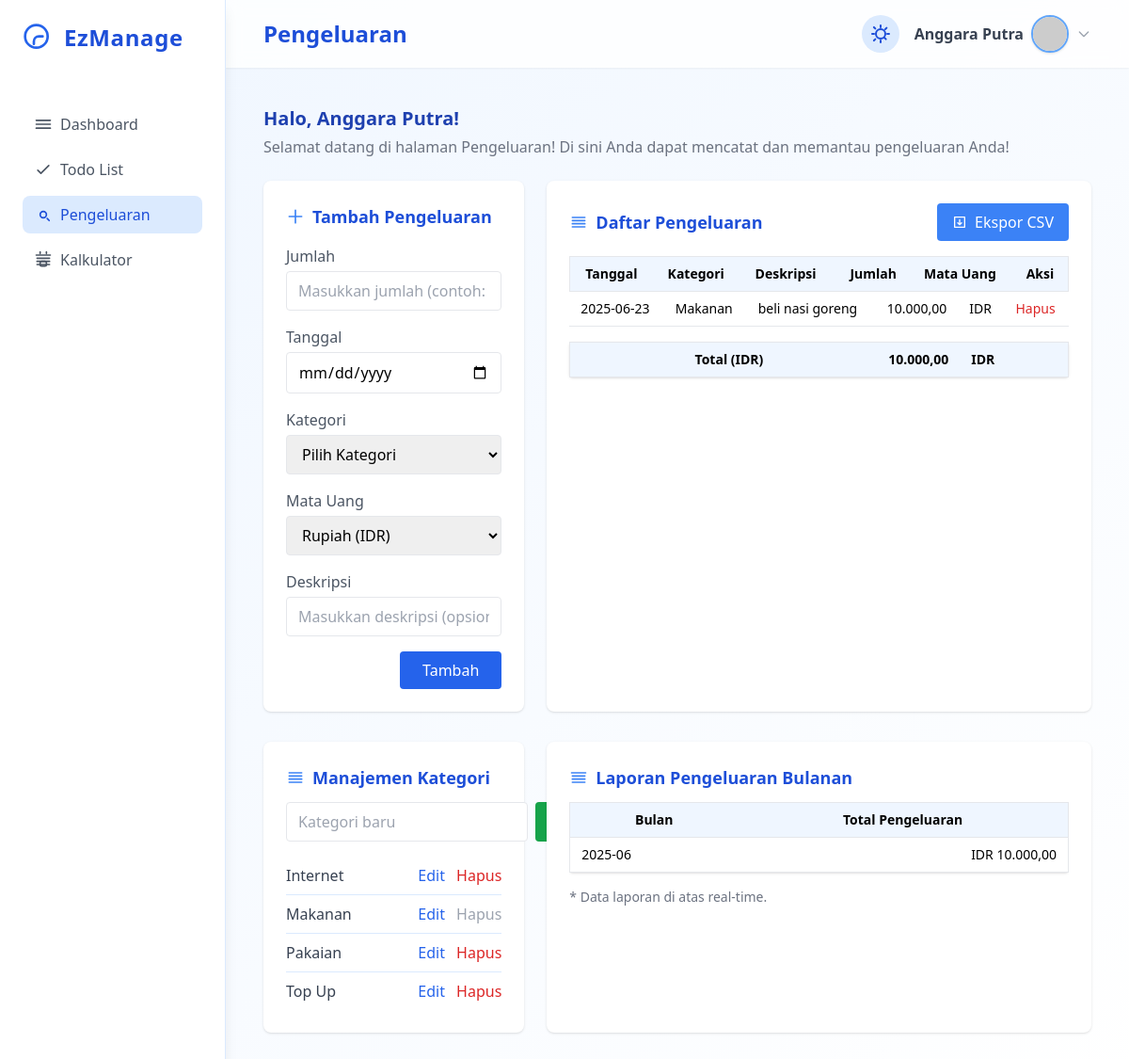
Page /expenses.php (signed in) on the committed database.
### tables this page shows
CREATE TABLE `users` (
  `id` int NOT NULL,
  `username` varchar(50) NOT NULL,
  `fullname` varchar(100) NOT NULL,
  `email` varchar(100) NOT NULL,
  `city` varchar(20) NOT NULL,
  `password_hash` varchar(255) NOT NULL,
  `profile_pic` varchar(100) NOT NULL,
  `created_at` datetime DEFAULT CURRENT_TIMESTAMP
);

CREATE TABLE `expenses` (
  `id` int NOT NULL,
  `user_id` int NOT NULL,
  `amount` decimal(10,2) NOT NULL,
  `currency` varchar(5) NOT NULL,
  `date` date NOT NULL,
  `category_id` int DEFAULT NULL,
  `description` text,
  `created_at` datetime DEFAULT CURRENT_TIMESTAMP
);

CREATE TABLE `categories_expenses` (
  `id` int NOT NULL,
  `user_id` int NOT NULL,
  `name` varchar(100) NOT NULL,
  `created_at` datetime DEFAULT CURRENT_TIMESTAMP
);

### expenses.php (the view, shortened to what the rows shown need)
<?php
require_once 'functions/functions.php';
$user_login = $_SESSION['user'];
$user_id = $user_login['id'];
$categories = [];
$res = dbquery("SELECT id, name FROM categories_expenses WHERE user_id=$user_id ORDER BY name");
while ($row = mysqli_fetch_assoc($res)) {
    $categories[] = ['id' => $row['id'], 'name' => $row['name']];
}
$expenses = [];
$res = dbquery("SELECT e.id, e.date, c.name as category, e.description, e.amount, e.category_id FROM expenses e LEFT JOIN categories_expenses c ON e.category_id = c.id WHERE e.user_id=$user_id ORDER BY e.date DESC");
while ($row = mysqli_fetch_assoc($res)) {
    $expenses[] = [
        'id' => $row['id'],
        'date' => $row['date'],
        'category' => $row['category'],
        'description' => $row['description'],
        'amount' => $row['amount'],
        'currency' => 'IDR'
    ];
}
$user = get_user_by_id($user_login['id']);
$profilePic = !empty($user['profile_pic']) && file_exists('assets/profiles/' . $user['profile_pic'])
    ? 'assets/profiles/' . $user['profile_pic']
    : 'https://ui-avatars.com/api/?name=' . urlencode($user['fullname']) . '&background=4f8ef7&color=fff';
?>
<!DOCTYPE html>
<html lang="en">
<head>
    <script src="https://cdn.tailwindcss.com"></script>
</head>
<body class="bg-gradient-to-br from-blue-50 to-white min-h-screen font-sans dark:bg-gradient-to-br dark:from-gray-900 dark:to-gray-800">
    <div class="flex min-h-screen">
        <div class="flex-1 flex flex-col md:ml-60 ml-20">
            <header class="bg-white/80 backdrop-blur shadow-sm flex items-center justify-between px-4 md:px-10 py-4 sticky top-0 z-20 dark:bg-gray-900/80 dark:shadow-gray-900/30">
                <h1 class="text-xl md:text-2xl font-bold text-blue-700 dark:text-blue-200">Pengeluaran</h1>
                <div class="flex items-center gap-4">
                    <div class="relative">
                        <button id="profileDropdownBtn" class="flex items-center gap-2 focus:outline-none group">
                            <span class="font-semibold text-gray-700 hidden md:inline dark:text-gray-200"><?= htmlspecialchars(get_user_by_id($user_login['id'])['fullname']) ?></span>
                            <img id="profileImage" src="<?= htmlspecialchars($profilePic) ?>" alt="Profile" class="w-9 h-9 md:w-10 md:h-10 rounded-full border-2 border-blue-400 shadow object-cover">
                            <svg class="w-4 h-4 text-gray-400 group-hover:text-blue-500 dark:text-gray-300 dark:group-hover:text-blue-300" fill="none" stroke="currentColor" stroke-width="2" viewBox="0 0 24 24">
                                <path stroke-linecap="round" stroke-linejoin="round" d="M19 9l-7 7-7-7" />
                            </svg>
                        </button>
                    </div>
                </div>
            </header>
            <main class="flex-1 p-2 md:p-6 lg:p-10 max-w-full w-full">
                <div class="mb-6">
                    <h2 class="text-lg md:text-xl font-semibold text-blue-800 mb-1 dark:text-blue-200">
                        Halo, <?= htmlspecialchars(get_user_by_id($user_login['id'])['fullname']) ?>!
                    </h2>
                    <p class="text-gray-500 dark:text-gray-300">
                        Selamat datang di halaman Pengeluaran! Di sini Anda dapat mencatat dan memantau pengeluaran Anda!
                    </p>
                </div>
                <div class="grid grid-cols-1 lg:grid-cols-3 gap-6 mb-8">
                    <section class="col-span-2 bg-white rounded-lg shadow p-6 dark:bg-gray-900 dark:border dark:border-gray-800 flex flex-col h-full">
                        <div class="overflow-x-auto">
                            <div class="relative">
                                <table class="min-w-full bg-white border rounded shadow text-sm dark:bg-gray-900 dark:border-gray-800 dark:text-gray-100">
                                    <thead class="sticky top-0 z-10 bg-blue-50 dark:bg-blue-900/30">
                                        <tr>
                                            <th class="py-2 px-3 border-b dark:border-gray-800">Tanggal</th>
                                            <th class="py-2 px-3 border-b dark:border-gray-800">Kategori</th>
                                            <th class="py-2 px-3 border-b dark:border-gray-800">Deskripsi</th>
                                            <th class="py-2 px-3 border-b dark:border-gray-800 text-right">Jumlah</th>
                                            <th class="py-2 px-3 border-b dark:border-gray-800">Mata Uang</th>
                                            <th class="py-2 px-3 border-b dark:border-gray-800">Aksi</th>
                                        </tr>
                                    </thead>
                                </table>
                                <div class="overflow-y-auto h-full" style="max-height: 360px;">
                                    <div class="w-full overflow-x-auto">
                                        <table class="min-w-full bg-white text-sm dark:bg-gray-900 dark:text-gray-100">
                                            <tbody>
                                                <?php if (empty($expenses)): ?>
                                                    <tr>
                                                        <td colspan="6" class="py-4 text-center text-gray-400 dark:text-gray-500">Belum ada pengeluaran.</td>
                                                    </tr>
                                                <?php else: ?>
                                                    <?php foreach ($expenses as $exp): ?>
                                                        <tr class="hover:bg-blue-50 dark:hover:bg-blue-900/20">
                                                            <td class="py-2 px-3 border-b dark:border-gray-800 whitespace-nowrap"><?= htmlspecialchars($exp['date']) ?></td>
                                                            <td class="py-2 px-3 border-b dark:border-gray-800 whitespace-nowrap"><?= htmlspecialchars($exp['category']) ?></td>
                                                            <td class="py-2 px-3 border-b dark:border-gray-800 max-w-xs truncate" title="<?= htmlspecialchars($exp['description']) ?>">
                                                                <?php
                                                                $desc = $exp['description'];
                                                                if (mb_strlen($desc) > 40) {
                                                                    echo htmlspecialchars(mb_substr($desc, 0, 40)) . '...';
                                                                } else {
                                                                    echo htmlspecialchars($desc);
                                                                }
                                                                ?>
                                                            </td>
                                                            <td class="py-2 px-3 border-b text-right dark:border-gray-800 whitespace-nowrap"><?= number_format($exp['amount'], 2, ',', '.') ?></td>
                                                            <td class="py-2 px-3 border-b dark:border-gray-800 whitespace-nowrap"><?= htmlspecialchars($exp['currency']) ?></td>
                                                            <td class="py-2 px-3 border-b dark:border-gray-800 whitespace-nowrap">
                                                                <a href="?delexp=<?= $exp['id'] ?>" class="text-red-600 hover:underline dark:text-red-400" onclick="return confirm('Hapus pengeluaran ini?')">Hapus</a>
                                                            </td>
                                                        </tr>
                                                    <?php endforeach; ?>
                                                <?php endif; ?>
                                            </tbody>
                                        </table>
                                    </div>
                                </div>
                            </div>
                        </div>
                    </section>
                </div>
                <div class="grid grid-cols-1 lg:grid-cols-3 gap-6 mb-8">
                    <section class="bg-white rounded-lg shadow p-6 dark:bg-gray-900 dark:border dark:border-gray-800 flex flex-col h-full">
                        <?php
                        $used_category_ids = [];
                        $res_used = dbquery("SELECT DISTINCT category_id FROM expenses WHERE user_id=$user_id");
                        while ($row = mysqli_fetch_assoc($res_used)) {
                            if ($row['category_id']) $used_category_ids[] = $row['category_id'];
                        }
                        ?>
                        <ul class="divide-y divide-blue-100 dark:divide-gray-800">
                            <?php foreach ($categories as $cat): ?>
                                <li class="py-2 flex items-center justify-between">
                                    <span class="text-gray-700 dark:text-gray-200"><?= htmlspecialchars($cat['name']) ?></span>
                                    <span>
                                        <button type="button"
                                            class="text-blue-600 hover:underline mr-2 dark:text-blue-400 dark:hover:text-blue-300"
                                            onclick="openEditCategoryModal(<?= $cat['id'] ?>, '<?= htmlspecialchars(addslashes($cat['name'])) ?>')">
                                            Edit
                                        </button>
                                        <?php if (in_array($cat['id'], $used_category_ids)): ?>
                                            <button type="button"
                                                class="text-gray-400 cursor-not-allowed dark:text-gray-600"
                                                title="Kategori sedang digunakan, tidak bisa dihapus"
                                                disabled>
                                                Hapus
                                            </button>
                                        <?php else: ?>
                                            <button type="button"
                                                class="text-red-600 hover:underline dark:text-red-400 dark:hover:text-red-300"
                                                onclick="openDeleteCategoryModal(<?= $cat['id'] ?>, '<?= htmlspecialchars(addslashes($cat['name'])) ?>')">
                                                Hapus
                                            </button>
                                        <?php endif; ?>
                                    </span>
                                </li>
                            <?php endforeach; ?>
                        </ul>
                    </section>
                    <section class="col-span-2 bg-white rounded-lg shadow p-6 dark:bg-gray-900 dark:border dark:border-gray-800 flex flex-col h-full">
                        <div class="overflow-x-auto">
                            <table class="min-w-full bg-white border rounded shadow text-sm mb-4 dark:bg-gray-900 dark:border-gray-800 dark:text-gray-100">
                                <thead>
                                    <tr class="bg-blue-50 dark:bg-blue-900/30">
                                        <th class="py-2 px-3 border-b dark:border-gray-800">Bulan</th>
                                        <th class="py-2 px-3 border-b dark:border-gray-800">Total Pengeluaran</th>
                                    </tr>
                                </thead>
                            </table>
                        </div>
                    </section>
                </div>
            </main>
        </div>
    </div>
</body>
</html>

### rows in the picture
users: fullname "Anggara Putra"
expenses: date "2025-06-23", category.name "Makanan", description "beli nasi goreng", amount "10.000,00", currency "IDR"
categories_expenses: name "Internet"
categories_expenses: name "Makanan", shows "Hapus"
categories_expenses: name "Pakaian"
categories_expenses: name "Top Up"

### other values in the picture
$curr "IDR"
$amt "10.000,00"
$month "2025-06"
implode(' | ', $arr) "IDR 10.000,00"
form field currency "Rupiah (IDR)"
